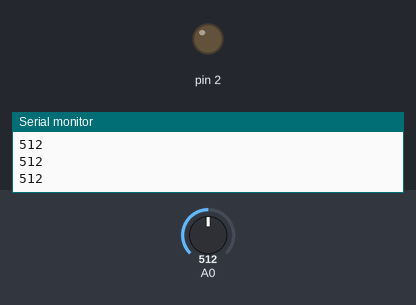
Bench run of a sketch on a simulated Arduino Uno, built with avr-gcc and run on an emulated ATmega328P. On the bench: output pins drawn as LEDs (lit = HIGH), the last lines printed to the serial monitor. The inputs (shaded band) are chosen by the test bench; at power-on: A0 = 512.

Above: at 1.2 s.
1.3 s: A0 set to 781
2.8 s: A0 set to 815
At 4.0 s:
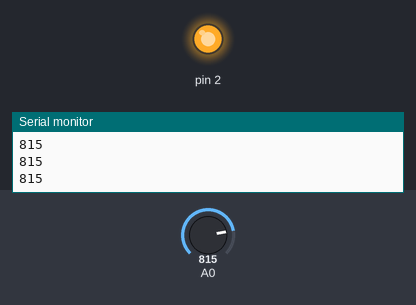
4.3 s: A0 set to 790
At 5.0 s:
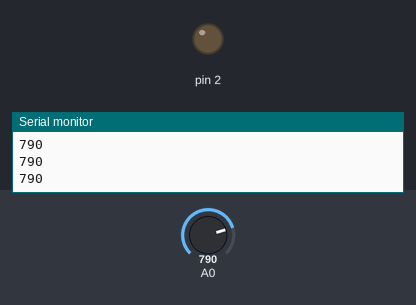
5.8 s: A0 set to 810
At 6.3 s:
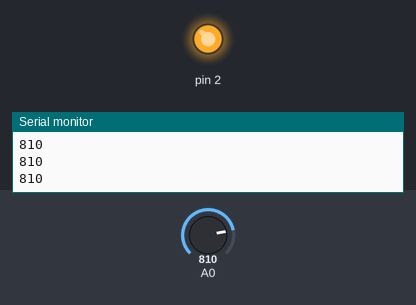
Timing chart, 0 to 8.3 s (numbered marks = the images above; inputs shaded):
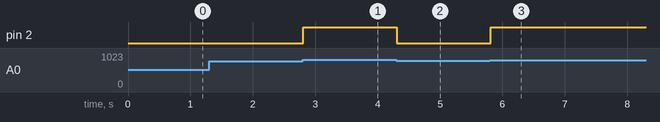

Measured:
- the behaviour switches between 799 and 800 on A0 (found by bisection; images 0 and 1)
- after the input at 2.8 s, pin 2: LOW → HIGH at once
- after the input at 4.3 s, pin 2: HIGH → LOW at once
- after the input at 5.8 s, pin 2: LOW → HIGH at once

The sketch:

LAB_20200302_5_PhotosensitiveWithLEDLighting.ino
```cpp
//For LAB_20200302_5 LED ON/OFF by photoresistor
//-------------------------
//MAR 02 2020 T.I. Created this file

void setup() {
  // put your setup code here, to run once:
    Serial.setTimeout(50);
    Serial.begin(9600);

    pinMode(2,OUTPUT);
}

void loop() {
  // put your main code here, to run repeatedly:
  int sensorValue=0;


  // read the value from the sensor:
  sensorValue = analogRead(A0);
  Serial.println(sensorValue);


  if(800<=sensorValue)
  {
    digitalWrite(2,HIGH);
  }
  else
  {
    digitalWrite(2,LOW);
  }
}
```
